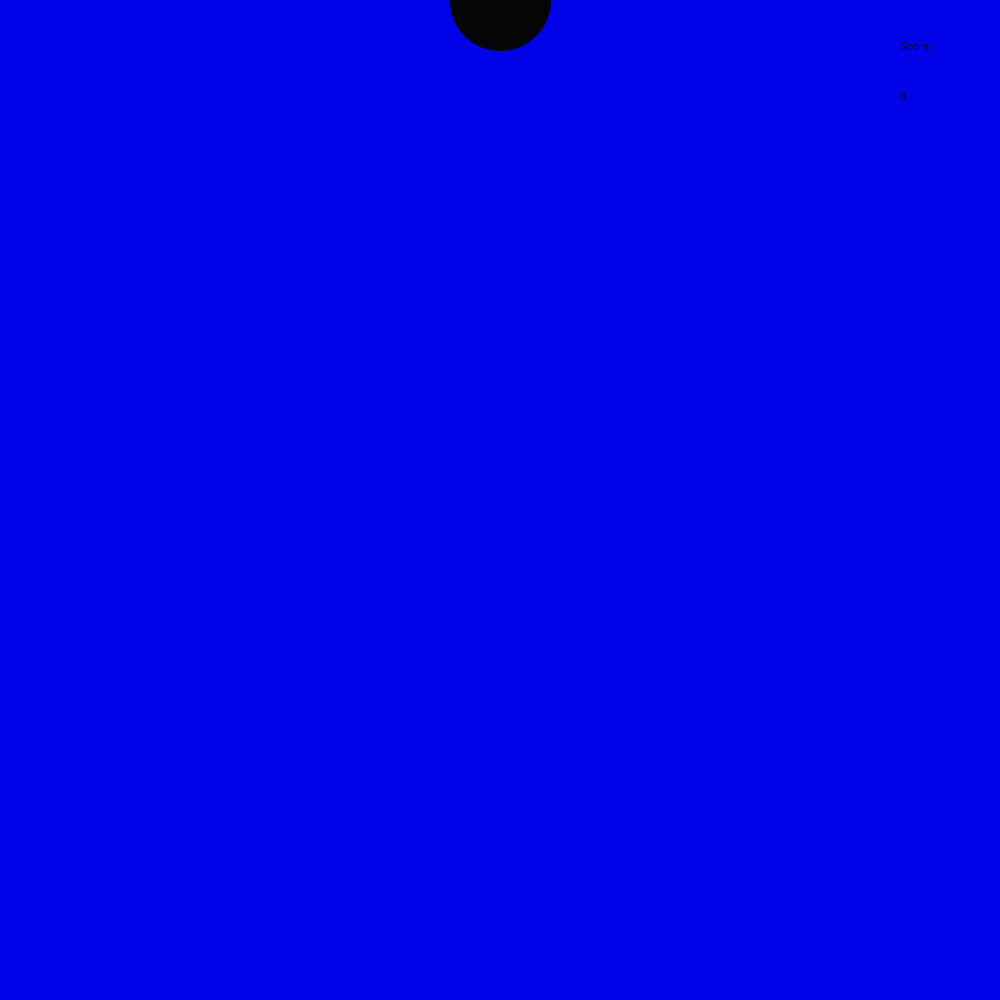
Frame 1 (no input)
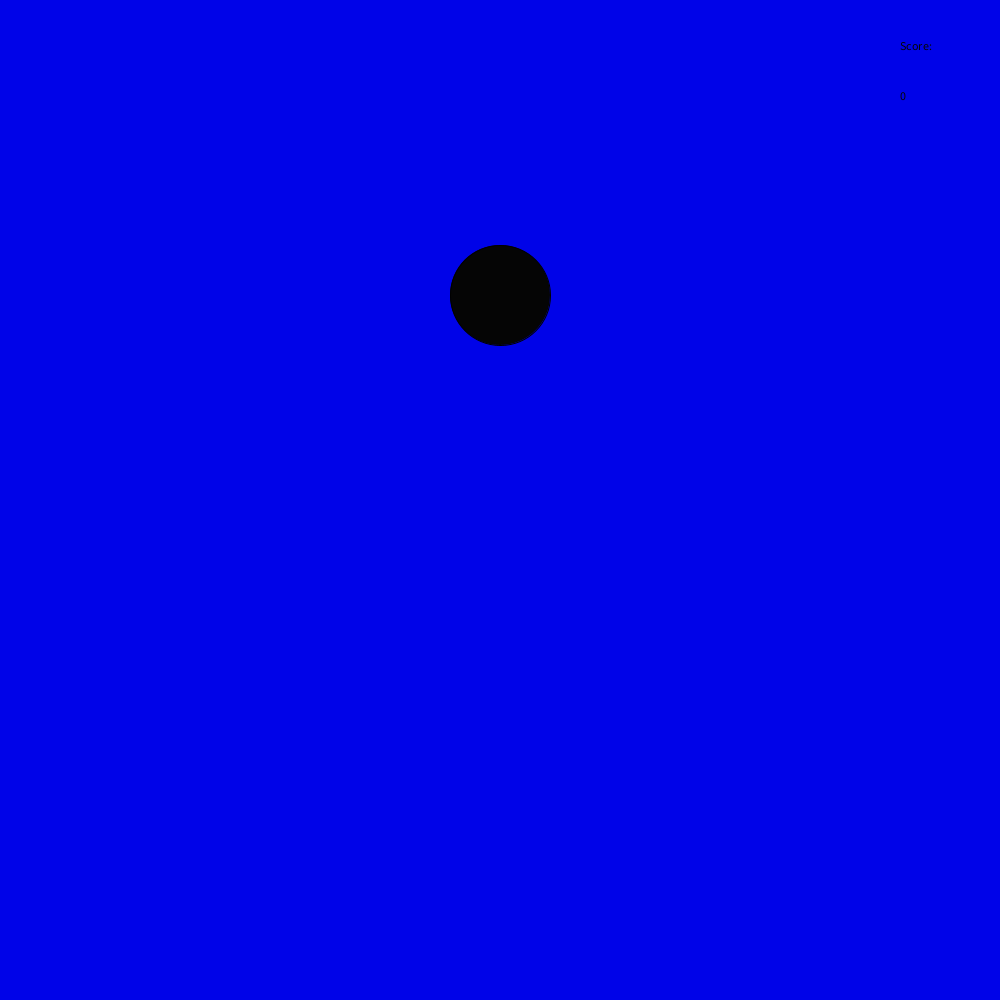
Frame 60 (the mouse pressed at the canvas centre just before this capture)
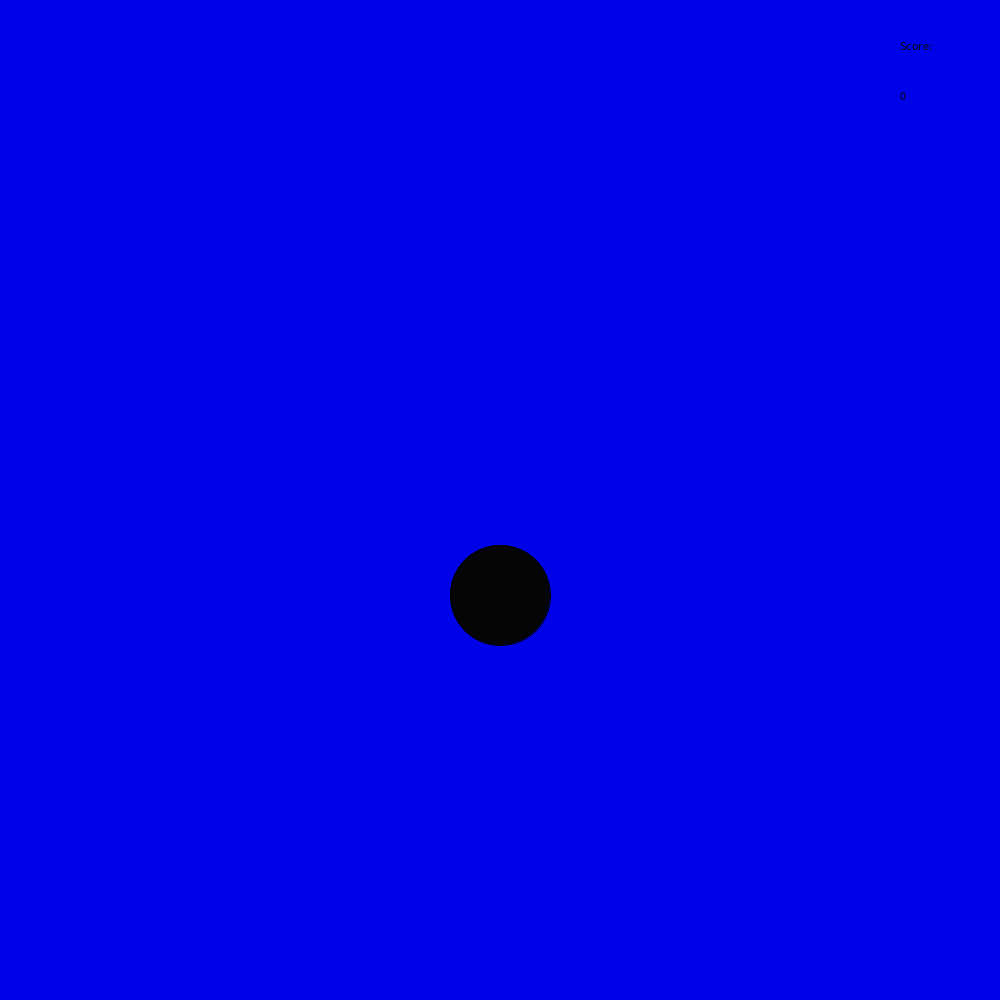
Frame 120 (the mouse held since frame 60 and released just before this capture)

The Processing sketch that drew these frames (run headless with seeded random() and noise(); from frame 60 on, the mouse is pressed at the canvas centre):

// Processing sketch: PINEBALL_GAME
// ── PINEBALL_GAME.pde
void setup()
{
  size (1000, 1000);
}
int bally = 0;
int score = 0;

void draw()
{
  background(1000, 1000);
  fill( #050505 );
  ellipse(500, bally, 100, 100);
  bally = bally + 5;
  
  if(bally>1000)
  {
    bally = 0;
  }
  {
  text("Score:",900,50);
  text(score,900,100);
  }
} //<>//
